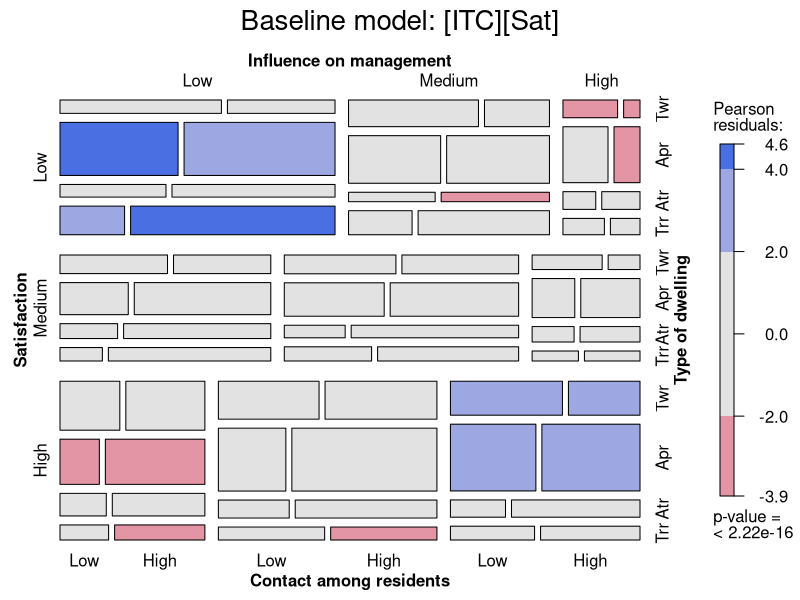
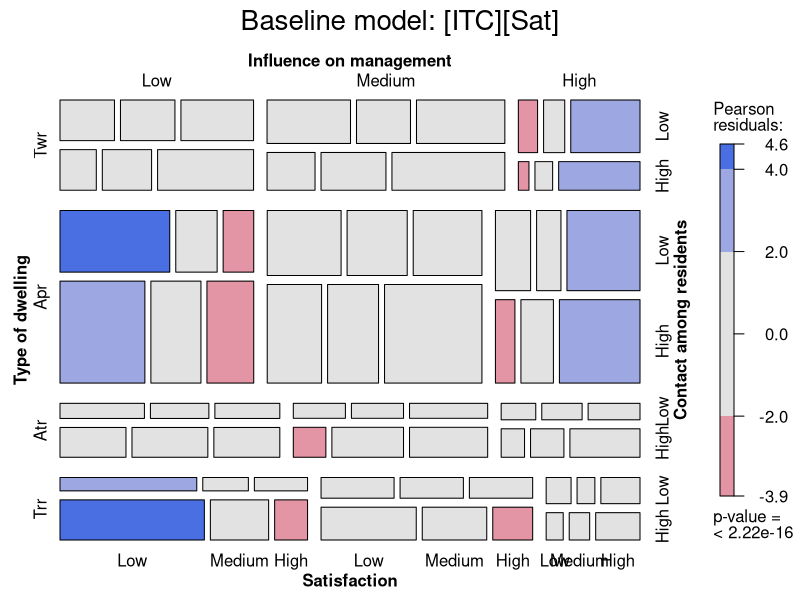

Recreate these plots in R, in order. (Note: this script raises an error after producing the figures.)
## housing.R    Visualize models from example(housing, package="MASS")

# These examples fit a variety of models to the data(housing), giving a 4-way
# frequency table of 1681 individuals from the Copenhagen Housing Conditions
# Survey, classified by their Type of rental dwelling, perceived Influence on
# management of the property, and degree of Contact with other residents. The
# response variable here is Satisfaction of householders with their present
# housing circumstances.


library(vcdExtra)
data(housing, package="MASS")


oldop <-options(contrasts = c("contr.treatment", "contr.poly"))

##########################
#  Poisson models for Freq, equivalent to loglinear models
##########################
# Baseline model, with Satisfaction as a response
house.glm0 <- glm(Freq ~ Infl*Type*Cont + Sat, family = poisson,
                  data = housing)
modFit(house.glm0)

# labeling_args for mosaic()
largs <- list(set_varnames = c(Infl="Influence on management", 
			Cont="Contact among residents", Type="Type of dwelling", Sat="Satisfaction"),
	abbreviate=c(Type=3))

mosaic(house.glm0, labeling_args=largs, main='Baseline model: [ITC][Sat]')
# reorder variables in the mosaic, putting Sat last
mosaic(house.glm0, ~ Type+Infl+Cont+Sat, labeling_args=largs, main='Baseline model: [ITC][Sat]')

# what terms need to be added?
addterm(house.glm0, ~. + Sat:(Infl+Type+Cont), test = "Chisq")

# add all two way terms with Satisfaction
house.glm1 <- update(house.glm0, . ~ . + Sat*(Infl+Type+Cont))

# did it get better?
anova(house.glm0, house.glm1, test="Chisq")
mosaic(house.glm1, labeling_args=largs, main='Model [IS][TS][CS]', gp=shading_Friendly)

# Same model, fit by terative proportional scaling
(house.loglm <- loglm(Freq ~ Infl*Type*Cont + Sat*(Infl+Type+Cont), data = housing))

# Can we drop any terms?
dropterm(house.glm1, test = "Chisq")

# Need to add any terms?
addterm(house.glm1, ~. + Sat:(Infl+Type+Cont)^2, test  =  "Chisq")


##########################
# Effect plots, for glm1 model
##########################
library(effects)
house.eff <-allEffects(house.glm1)

# show the interactions of Infl, Cont and Type with Sat
plot(house.eff, 'Infl:Sat', x.var='Sat', xlab="Satisfaction")
# same plot in one panel, no std errors shown
plot(house.eff, 'Infl:Sat', x.var='Sat', xlab="Satisfaction", multiline=TRUE)

plot(house.eff, 'Cont:Sat', x.var='Sat', xlab="Satisfaction")

plot(house.eff, 'Type:Sat', x.var='Sat', xlab="Satisfaction")


##########################
# multinomial model
##########################
library(nnet)
# multinomial model, similar in spirit to house.glm1
(house.mult<- multinom(Sat ~ Infl + Type + Cont, weights = Freq,
                       data = housing))
# Do we need a more complex model?
house.mult2 <- multinom(Sat ~ Infl*Type*Cont, weights = Freq,
                        data = housing)
anova(house.mult, house.mult2)


# effect plots for multinomial model
house.effm <- allEffects(house.mult)

plot(house.effm, 'Infl', xlab='Influence on management', style="stacked",
	main="Multinomial: Infl effect plot")

plot(house.effm, 'Cont', xlab='Contact among residents', style="stacked",
	main="Multinomial: Cont effect plot")

plot(house.effm, 'Type', xlab='Type of dwelling', style="stacked",
	main="Multinomial: Type effect plot")


##########################
# proportional odds model
##########################
# NB:  We are *not* testing the proportional odds assumption here

(house.plr <- polr(Sat ~ Infl + Type + Cont,
                   data = housing, weights = Freq))

# try more complex models
house.plr2 <- stepAIC(house.plr, ~.^2)
house.plr2$anova

house.effp <- allEffects(house.plr)

plot(house.effp, 'Infl', xlab='Influence on management', style="stacked",
	main="Proportional odds: Infl effect plot")
plot(house.effp, 'Cont', xlab='Contact among residents', style="stacked",
	main="Proportional odds: Cont effect plot")
plot(house.effp, 'Type', xlab='Type of dwelling', style="stacked",
	main="Proportional odds: Type effect plot")

options(oldop)
